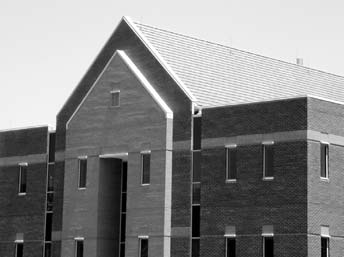
#> input picture DigitalImageProcessing/Ch7/Contour/images/10_16_a.jpg, 344 x 257 px
$ python main.py   (older library calls are emulated)
#> lines starting #> are read from the running program, lines starting #| are printed output that depends on the picture; after the words box and inside, x2 and y2 are one past the last pixel; in counts of white or black regions, pixels touching at a corner belong together
#!/usr/bin/env python
# -*- coding: utf-8 -*-
# @Time    : 2019/11/24 17:11
# @Author  : ZhigangJiang
# @File    : main.py
# @Software: PyCharm
# @Description:

import cv2
import matplotlib.pyplot as plt
import numpy as np


def plt_show_opcv(title, image):
    if image.shape.__len__() == 3:
        plt.imshow(image[:, :, ::-1])
    else:
        plt.imshow(image, cmap='gray')
    plt.title(title)
    plt.show()


def pme(titles, images, rc=None):
    row = None
    col = None
    if rc is None:
        length = titles.__len__()
        row = int(np.sqrt(length))
        col = int(length / row)
        if length - row - col > 0:
            row += 1
    else:
        row = rc[0]
        col = rc[1]

    for i in range(titles.__len__()):
        plt.subplot(row, col, i + 1), plt.imshow(images[i], 'gray')
        plt.title(titles[i])
        plt.xticks([]), plt.yticks([i])
    plt.show()


def contour_morphology(image):
    return image - cv2.erode(image, np.ones((3, 3), np.uint8))


def close_(img, kernel):
    dilate = cv2.dilate(img, kernel)
    erosion = cv2.erode(dilate, kernel)
    return erosion


def open_(img, kernel):
    erosion = cv2.erode(img, kernel)
    dilate = cv2.dilate(erosion, kernel)
    return dilate


house = cv2.imread("images/10_16_a.jpg", 0)
#> house is the input picture: shape (257, 344); min 0, max 255, mean 133.6
plt_show_opcv("house", house)

mask_averaging = np.array([
    [1, 1, 1, 1, 1],
    [1, 1, 1, 1, 1],
    [1, 1, 1, 1, 1],
    [1, 1, 1, 1, 1],
    [1, 1, 1, 1, 1],
], np.float)/25
house_averaging = cv2.filter2D(house, -1, mask_averaging)
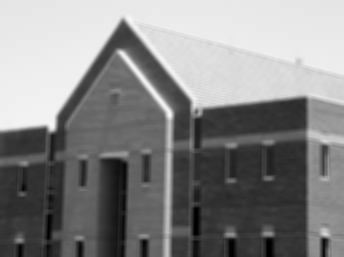
#> house_averaging: shape (257, 344); min 0, max 248, mean 133.6
plt_show_opcv("house_averaging", house_averaging)


house_contour_morphology = contour_morphology(house_averaging)
#> in contour_morphology, `return image - cv2.erode(image, np.ones((3, 3), np.uint8))`:
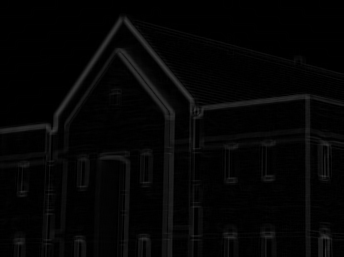
#> returned value: shape (257, 344); min 0, max 58, mean 4.8
plt_show_opcv("house_contour_morphology", house_contour_morphology)

ret1, house_binary = cv2.threshold(house, 175, 255, cv2.THRESH_BINARY)
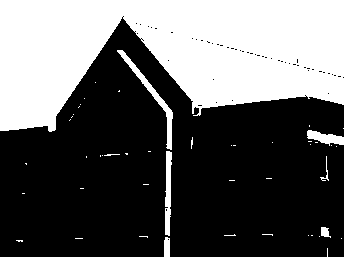
#> house_binary: shape (257, 344); 37.5% white; 48 white regions (40 under 20 px), largest, box (x1, y1, x2, y2) and area: (0, 0, 344, 132) 31357, (117, 50, 173, 150) 648, (165, 151, 172, 236) 445
plt_show_opcv("house_binary", house_binary)

house_close = close_(house_binary, np.ones((5, 5), np.uint8))
#> in close_, `dilate = cv2.dilate(img, kernel)`:
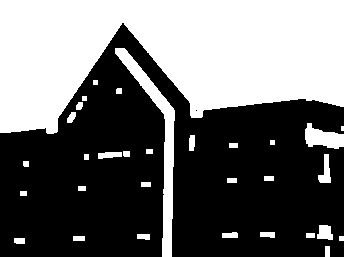
#> dilate: shape (257, 344); 42.3% white; 32 white regions (1 under 20 px), largest, box (x1, y1, x2, y2) and area: (0, 0, 344, 134) 32684, (115, 48, 175, 257) 2307, (305, 123, 344, 149) 632
#> in close_, `erosion = cv2.erode(dilate, kernel)`: erosion: shape (257, 344); 37.8% white; 35 white regions (29 under 20 px), largest, box (x1, y1, x2, y2) and area: (0, 0, 344, 132) 31480, (117, 50, 173, 257) 1243, (307, 125, 344, 147) 398, (319, 227, 331, 238) 82, (320, 156, 329, 181) 58, (100, 154, 120, 157) 25
plt_show_opcv("house_close", house_close)


pme(["house", "house_averaging", "house_contour_morphology"],
    [house, house_averaging, house_contour_morphology])


# mask_45 = np.array([
#     [-1, -1,  2],
#     [-1,  2, -1],
#     [2,  -1, -1],
# ])
#
# house_segment_45 = cv2.filter2D(house_contour_morphology, -1, mask_45)
# plt_show_opcv("house_segment_45", house_segment_45)
#
# mask__45 = np.array([
#     [2, -1, -1],
#     [-1, 2, -1],
#     [-1, -1, 2],
# ])
# house_segment__45 = cv2.filter2D(house_contour_morphology, -1, mask__45)
# plt_show_opcv("house_segment_-45", house_segment__45)
#
#
# mask_0 = np.array([
#     [-1, -1, -1],
#     [2,   2,  2],
#     [-1, -1, -1],
# ])
# house_segment_0 = cv2.filter2D(house_contour_morphology, -1, mask_0)
# plt_show_opcv("house_segment_0", house_segment_0)


# pme(["house_contour_morphology", "house_segment_45",
#      "house_segment__45", "house_segment_0"],
#     [house_contour_morphology, house_segment_45,
#      house_segment__45, house_segment_0])


mask_sobel_horizontal = np.array([
    [-1, -2, -1],
    [0,   0,  0],
    [1,   2,  1],
])
mask_sobel_vertical = np.array([
    [-1, 0, 1],
    [-2, 0, 2],
    [-1, 0, 1],
])

mask_sobel_diagonal = np.array([
    [-2, -1, 0],
    [-1, 0,  1],
    [0,  1,  2],
])


house_sobel_horizontal = cv2.filter2D(house_contour_morphology, -1, mask_sobel_horizontal)
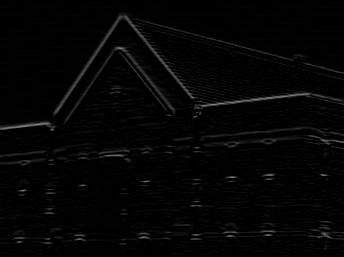
#> house_sobel_horizontal: shape (257, 344); min 0, max 137, mean 4.3
plt_show_opcv("house_sobel_horizontal", house_sobel_horizontal)

house_sobel_vertical = cv2.filter2D(house_contour_morphology, -1, mask_sobel_vertical)
plt_show_opcv("house_sobel_vertical", house_sobel_vertical)

house_sobel_diagonal = cv2.filter2D(house_contour_morphology, -1, mask_sobel_diagonal)
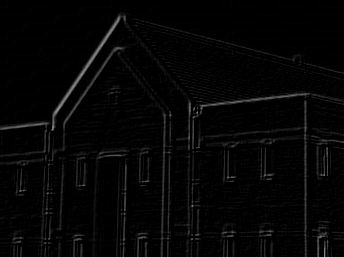
#> house_sobel_diagonal: shape (257, 344); min 0, max 144, mean 5.2
plt_show_opcv("house_sobel_diagonal", house_sobel_diagonal)

house_sobel = house_sobel_horizontal + house_sobel_vertical + house_sobel_diagonal
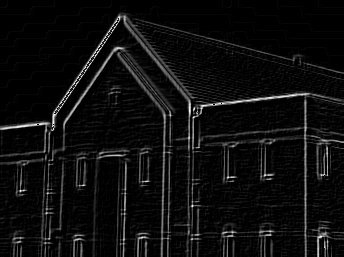
#> house_sobel: shape (257, 344); min 0, max 255, mean 13.7
plt_show_opcv("house_sobel", house_sobel)

pme(["house_sobel_horizontal", "house_sobel_vertical",
     "house_sobel_diagonal", "house_sobel"],
    [house_sobel_horizontal, house_sobel_vertical,
     house_sobel_diagonal, house_sobel])


# [13 lines of commented-out code are left out]
